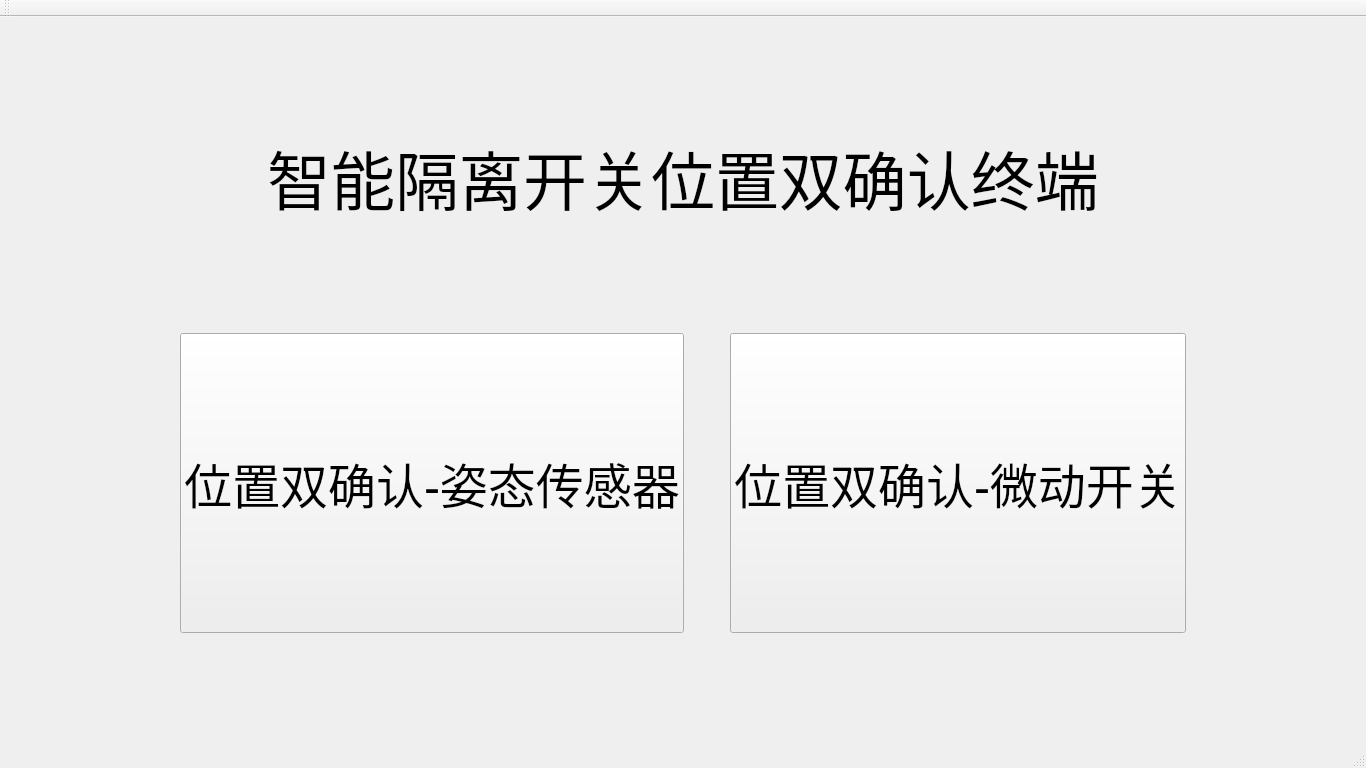
<?xml version="1.0" encoding="UTF-8"?>
<ui version="4.0">
 <class>MainWindow</class>
 <widget class="QMainWindow" name="MainWindow">
  <property name="windowModality">
   <enum>Qt::ApplicationModal</enum>
  </property>
  <property name="geometry">
   <rect>
    <x>0</x>
    <y>0</y>
    <width>1366</width>
    <height>768</height>
   </rect>
  </property>
  <property name="sizePolicy">
   <sizepolicy hsizetype="Preferred" vsizetype="Preferred">
    <horstretch>0</horstretch>
    <verstretch>0</verstretch>
   </sizepolicy>
  </property>
  <property name="windowTitle">
   <string>智能隔离开关位置双确认终端</string>
  </property>
  <widget class="QWidget" name="centralWidget">
   <layout class="QGridLayout" name="gridLayout">
    <item row="0" column="1">
     <spacer name="verticalSpacer_2">
      <property name="orientation">
       <enum>Qt::Vertical</enum>
      </property>
      <property name="sizeHint" stdset="0">
       <size>
        <width>20</width>
        <height>40</height>
       </size>
      </property>
     </spacer>
    </item>
    <item row="1" column="1">
     <widget class="QLabel" name="label">
      <property name="font">
       <font>
        <family>Arial</family>
        <pointsize>48</pointsize>
       </font>
      </property>
      <property name="text">
       <string>&lt;html&gt;&lt;head/&gt;&lt;body&gt;&lt;p align=&quot;center&quot;&gt;智能隔离开关位置双确认终端&lt;/p&gt;&lt;/body&gt;&lt;/html&gt;</string>
      </property>
     </widget>
    </item>
    <item row="2" column="1">
     <spacer name="verticalSpacer_3">
      <property name="orientation">
       <enum>Qt::Vertical</enum>
      </property>
      <property name="sizeHint" stdset="0">
       <size>
        <width>20</width>
        <height>40</height>
       </size>
      </property>
     </spacer>
    </item>
    <item row="3" column="0">
     <spacer name="horizontalSpacer">
      <property name="orientation">
       <enum>Qt::Horizontal</enum>
      </property>
      <property name="sizeHint" stdset="0">
       <size>
        <width>40</width>
        <height>20</height>
       </size>
      </property>
     </spacer>
    </item>
    <item row="3" column="1">
     <layout class="QHBoxLayout" name="horizontalLayout">
      <item>
       <widget class="QPushButton" name="btswitchAngel">
        <property name="minimumSize">
         <size>
          <width>300</width>
          <height>300</height>
         </size>
        </property>
        <property name="font">
         <font>
          <family>Arial</family>
          <pointsize>36</pointsize>
         </font>
        </property>
        <property name="text">
         <string>位置双确认-姿态传感器</string>
        </property>
       </widget>
      </item>
      <item>
       <spacer name="horizontalSpacer_3">
        <property name="orientation">
         <enum>Qt::Horizontal</enum>
        </property>
        <property name="sizeHint" stdset="0">
         <size>
          <width>40</width>
          <height>20</height>
         </size>
        </property>
       </spacer>
      </item>
      <item>
       <widget class="QPushButton" name="btswitchPort">
        <property name="minimumSize">
         <size>
          <width>300</width>
          <height>300</height>
         </size>
        </property>
        <property name="font">
         <font>
          <family>Arial</family>
          <pointsize>36</pointsize>
         </font>
        </property>
        <property name="text">
         <string>位置双确认-微动开关</string>
        </property>
       </widget>
      </item>
     </layout>
    </item>
    <item row="3" column="2">
     <spacer name="horizontalSpacer_2">
      <property name="orientation">
       <enum>Qt::Horizontal</enum>
      </property>
      <property name="sizeHint" stdset="0">
       <size>
        <width>40</width>
        <height>20</height>
       </size>
      </property>
     </spacer>
    </item>
    <item row="4" column="1">
     <spacer name="verticalSpacer">
      <property name="orientation">
       <enum>Qt::Vertical</enum>
      </property>
      <property name="sizeHint" stdset="0">
       <size>
        <width>20</width>
        <height>40</height>
       </size>
      </property>
     </spacer>
    </item>
   </layout>
  </widget>
  <widget class="QMenuBar" name="menuBar">
   <property name="geometry">
    <rect>
     <x>0</x>
     <y>0</y>
     <width>1366</width>
     <height>22</height>
    </rect>
   </property>
  </widget>
  <widget class="QToolBar" name="mainToolBar">
   <attribute name="toolBarArea">
    <enum>TopToolBarArea</enum>
   </attribute>
   <attribute name="toolBarBreak">
    <bool>false</bool>
   </attribute>
  </widget>
  <widget class="QStatusBar" name="statusBar"/>
 </widget>
 <layoutdefault spacing="6" margin="11"/>
 <resources/>
 <connections/>
</ui>
